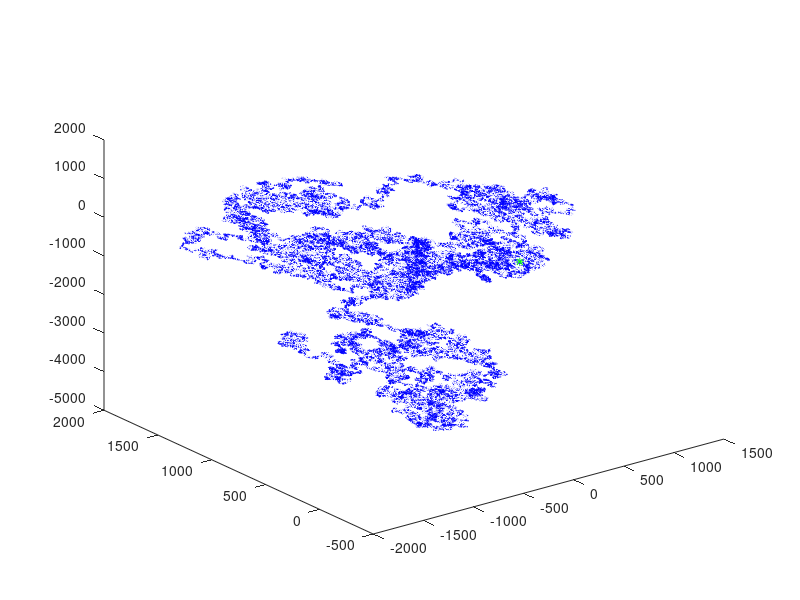

The MATLAB script that drew this image:
numberstep = 1e6;
stepsize = 4;
x= zeros(1,numberstep); y = zeros(1,numberstep); z = zeros(1,numberstep);

for n = 2:numberstep
    theta = 2*pi*rand;
    phi = acos(2*rand()-1);
    x(n) = x(n-1) + (stepsize*cos(theta)*sin(phi));
    y(n) = y(n-1) + (stepsize*sin(theta)*sin(phi));
    z(n) = z(n-1) + (stepsize*cos(phi));
end

figure;
plot3(x,y,z,"b-"); hold on;
plot3(x(1),y(1),z(1),"g*"); plot3(x(end),y(end),z(end),"r*");
